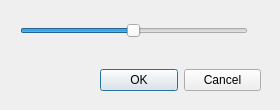
<?xml version="1.0" encoding="UTF-8"?>
<ui version="4.0">
 <class>ThresholdDialog</class>
 <widget class="QDialog" name="ThresholdDialog">
  <property name="geometry">
   <rect>
    <x>0</x>
    <y>0</y>
    <width>280</width>
    <height>110</height>
   </rect>
  </property>
  <property name="windowTitle">
   <string>Threshold</string>
  </property>
  <widget class="QWidget" name="layoutWidget">
   <property name="geometry">
    <rect>
     <x>100</x>
     <y>60</y>
     <width>161</width>
     <height>41</height>
    </rect>
   </property>
   <layout class="QGridLayout" name="gridLayout">
    <item row="0" column="0">
     <widget class="QPushButton" name="okButton">
      <property name="text">
       <string>OK</string>
      </property>
     </widget>
    </item>
    <item row="0" column="1">
     <widget class="QPushButton" name="cancelButton">
      <property name="text">
       <string>Cancel</string>
      </property>
     </widget>
    </item>
   </layout>
  </widget>
  <widget class="QWidget" name="layoutWidget">
   <property name="geometry">
    <rect>
     <x>20</x>
     <y>10</y>
     <width>241</width>
     <height>41</height>
    </rect>
   </property>
   <layout class="QHBoxLayout" name="horizontalLayout">
    <item>
     <widget class="QSlider" name="thresholdSlider">
      <property name="minimum">
       <number>0</number>
      </property>
      <property name="maximum">
       <number>255</number>
      </property>
      <property name="value">
       <number>127</number>
      </property>
      <property name="orientation">
       <enum>Qt::Orientation::Horizontal</enum>
      </property>
     </widget>
    </item>
    <item>
     <widget class="QLabel" name="thresholdValueLable">
      <property name="text">
       <string/>
      </property>
     </widget>
    </item>
   </layout>
  </widget>
 </widget>
 <resources/>
 <connections/>
</ui>
